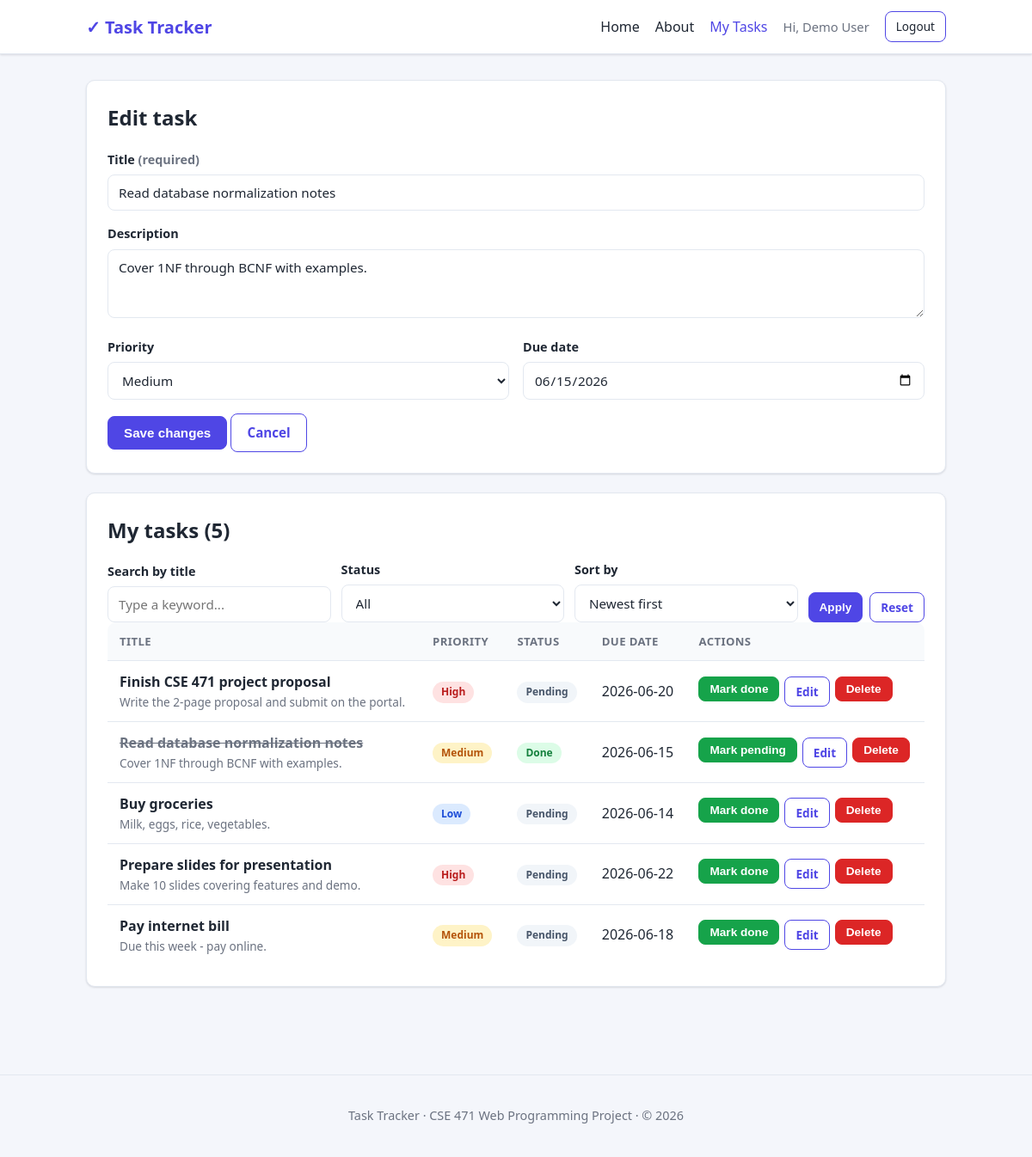
/tasks.php?edit=2 (signed in), run on the app's committed database.
### tables this page shows
CREATE TABLE `tasks` (
    `id`          INT AUTO_INCREMENT PRIMARY KEY,
    `user_id`     INT          NOT NULL,
    `title`       VARCHAR(200) NOT NULL,
    `description` TEXT         NULL,
    `priority`    ENUM('low','medium','high') NOT NULL DEFAULT 'medium',
    `status`      ENUM('pending','done')      NOT NULL DEFAULT 'pending',
    `due_date`    DATE         NULL,
    `created_at`  TIMESTAMP    NOT NULL DEFAULT CURRENT_TIMESTAMP,
    `updated_at`  TIMESTAMP    NOT NULL DEFAULT CURRENT_TIMESTAMP ON UPDATE CURRENT_TIMESTAMP,
    CONSTRAINT `fk_tasks_user`
        FOREIGN KEY (`user_id`) REFERENCES `users` (`id`)
        ON DELETE CASCADE ON UPDATE CASCADE,
    INDEX `idx_tasks_user` (`user_id`),
    INDEX `idx_tasks_status` (`status`),
    INDEX `idx_tasks_due` (`due_date`)
);

### tasks.php (the view, shortened to what this page needs)
<?php
require __DIR__ . '/config/db.php';
$uid = current_user_id();
$search = trim($_GET['q'] ?? '');
$status_filter = $_GET['status'] ?? 'all';
$sort = $_GET['sort'] ?? 'created_desc';
$sort_map = [
    'created_desc' => 'created_at DESC',
    'due_asc'      => 'due_date IS NULL, due_date ASC',
    'due_desc'     => 'due_date IS NULL, due_date DESC',
    'priority'     => "FIELD(priority,'high','medium','low')",
];
$order_by = $sort_map[$sort] ?? $sort_map['created_desc'];
$sql = 'SELECT * FROM tasks WHERE user_id = ?';
$params = [$uid];
$sql .= ' ORDER BY ' . $order_by;
$stmt = $pdo->prepare($sql);
$stmt->execute($params);
$tasks = $stmt->fetchAll();
$edit_task = null;
if (isset($_GET['edit'])) {
    $stmt = $pdo->prepare('SELECT * FROM tasks WHERE id = ? AND user_id = ?');
    $stmt->execute([(int) $_GET['edit'], $uid]);
    $edit_task = $stmt->fetch() ?: null;
}
require __DIR__ . '/includes/header.php';
function e(?string $v): string { return htmlspecialchars((string) $v, ENT_QUOTES, 'UTF-8'); }
?>
<div class="card">
    <h2 class="mt-0"><?= $edit_task ? 'Edit task' : 'Add a new task' ?></h2>
    <form method="post" action="tasks.php" data-task-form novalidate>
        <div class="form-group">
            <label for="title">Title <span class="muted">(required)</span></label>
            <input type="text" id="title" name="title" maxlength="200" required
                   value="<?= e($edit_task['title'] ?? '') ?>">
        </div>
        <div class="form-group">
            <label for="description">Description</label>
            <textarea id="description" name="description"><?= e($edit_task['description'] ?? '') ?></textarea>
        </div>
        <div class="form-grid">
            <div class="form-group">
                <label for="priority">Priority</label>
                <select id="priority" name="priority">
                    <?php
                    $cur_pri = $edit_task['priority'] ?? 'medium';
                    foreach (['low', 'medium', 'high'] as $p):
                    ?>
                        <option value="<?= $p ?>" <?= $cur_pri === $p ? 'selected' : '' ?>>
                            <?= ucfirst($p) ?>
                        </option>
                    <?php endforeach; ?>
                </select>
            </div>
            <div class="form-group">
                <label for="due_date">Due date</label>
                <input type="date" id="due_date" name="due_date"
                       value="<?= e($edit_task['due_date'] ?? '') ?>">
            </div>
        </div>
        <button type="submit" class="btn"><?= $edit_task ? 'Save changes' : 'Add task' ?></button>
        <?php if ($edit_task): ?>
            <a href="tasks.php" class="btn btn-outline">Cancel</a>
        <?php endif; ?>
    </form>
</div>
<div class="card">
    <div class="section-head">
        <h2 class="mt-0">My tasks (<?= count($tasks) ?>)</h2>
    </div>
    <form method="get" action="tasks.php" id="filterForm" class="filter-bar">
        <div class="form-group">
            <label for="q">Search by title</label>
            <input type="search" id="q" name="q" placeholder="Type a keyword..."
                   value="<?= e($search) ?>">
        </div>
        <div class="form-group">
            <label for="status">Status</label>
            <select id="status" name="status">
                <option value="all"     <?= $status_filter === 'all' ? 'selected' : '' ?>>All</option>
            </select>
        </div>
        <div class="form-group">
            <label for="sort">Sort by</label>
            <select id="sort" name="sort">
                <option value="created_desc" <?= $sort === 'created_desc' ? 'selected' : '' ?>>Newest first</option>
            </select>
        </div>
        <div class="actions">
            <button type="submit" class="btn btn-sm">Apply</button>
            <a href="tasks.php" class="btn btn-sm btn-outline">Reset</a>
        </div>
    </form>
    <?php if (!$tasks): ?>
        <p class="empty-state">No tasks found. <?= $search || $status_filter !== 'all' ? 'Try clearing the filters.' : 'Add your first task above!' ?></p>
    <?php else: ?>
        <div class="table-wrap">
            <table class="data">
                <thead>
                    <tr>
                        <th>Title</th>
                        <th>Priority</th>
                        <th>Status</th>
                        <th>Due date</th>
                        <th>Actions</th>
                    </tr>
                </thead>
                <tbody>
                    <?php foreach ($tasks as $t): ?>
                        <tr class="<?= $t['status'] === 'done' ? 'done' : '' ?>">
                            <td>
                                <span class="task-title"><strong><?= e($t['title']) ?></strong></span>
                                <?php if (!empty($t['description'])): ?>
                                    <div class="muted" style="font-size:.85rem;"><?= e($t['description']) ?></div>
                                <?php endif; ?>
                            </td>
                            <td><span class="badge badge-<?= e($t['priority']) ?>"><?= e($t['priority']) ?></span></td>
                            <td><span class="badge badge-<?= e($t['status']) ?>"><?= e($t['status']) ?></span></td>
                            <td><?= $t['due_date'] ? e($t['due_date']) : '<span class="muted">—</span>' ?></td>
                            <td>
                                <div class="row-actions">
                                    <form method="post" action="tasks.php">
                                        <button type="submit" class="btn btn-sm btn-success">
                                            <?= $t['status'] === 'done' ? 'Mark pending' : 'Mark done' ?>
                                        </button>
                                    </form>
                                    <a href="tasks.php?edit=<?= (int) $t['id'] ?>" class="btn btn-sm btn-outline">Edit</a>
                                    <form method="post" action="tasks.php"
                                          data-confirm="Delete this task? This cannot be undone.">
                                        <button type="submit" class="btn btn-sm btn-danger">Delete</button>
                                    </form>
                                </div>
                            </td>
                        </tr>
                    <?php endforeach; ?>
                </tbody>
            </table>
        </div>
    <?php endif; ?>
</div>
<?php require __DIR__ . '/includes/footer.php'; ?>

### css/style.css (style rules this page uses)
:root { --bg: #f4f6fb; --surface: #ffffff; --text: #1f2733; --muted: #6b7280; --border: #e3e8f0; --primary: #4f46e5; --primary-dark: #4338ca; --success: #16a34a; --danger: #dc2626; --danger-dark: #b91c1c; --warning: #d97706; --radius: 10px; --shadow: 0 1px 3px rgba(16, 24, 40, .08), 0 1px 2px rgba(16, 24, 40, .06); --shadow-lg: 0 10px 30px rgba(16, 24, 40, .12); }
* { box-sizing: border-box; }
body { margin: 0; font-family: "Segoe UI", Roboto, Helvetica, Arial, sans-serif; background: var(--bg); color: var(--text); line-height: 1.55; }
a { color: var(--primary); text-decoration: none; }
.card { background: var(--surface); border: 1px solid var(--border); border-radius: var(--radius); box-shadow: var(--shadow); padding: 24px; margin-bottom: 22px; }
.card h2 { margin-top: 0; }
.btn { display: inline-block; background: var(--primary); color: #fff; border: 1px solid var(--primary); padding: 10px 18px; border-radius: 8px; font-size: .95rem; font-weight: 600; cursor: pointer; transition: background .15s ease; text-decoration: none; }
.btn-sm { padding: 6px 12px; font-size: .85rem; }
.btn-outline { background: transparent; color: var(--primary); }
.btn-danger { background: var(--danger); border-color: var(--danger); }
.btn-success { background: var(--success); border-color: var(--success); }
.form-group { margin-bottom: 16px; }
label { display: block; font-weight: 600; margin-bottom: 6px; font-size: .9rem; }
input[type="text"], input[type="email"], input[type="password"], input[type="date"], input[type="search"], select, textarea { width: 100%; padding: 10px 12px; border: 1px solid var(--border); border-radius: 8px; font-size: .95rem; font-family: inherit; background: #fff; color: var(--text); }
textarea { resize: vertical; min-height: 80px; }
.table-wrap { overflow-x: auto; }
table.data { width: 100%; border-collapse: collapse; background: var(--surface); border-radius: var(--radius); overflow: hidden; }
table.data th, table.data td { padding: 12px 14px; text-align: left; border-bottom: 1px solid var(--border); vertical-align: middle; }
table.data th { background: #f8fafc; font-size: .82rem; text-transform: uppercase; letter-spacing: .03em; color: var(--muted); }
table.data tr:last-child td { border-bottom: none; }
table.data tr.done td .task-title { text-decoration: line-through; color: var(--muted); }
.badge { display: inline-block; padding: 3px 10px; border-radius: 999px; font-size: .75rem; font-weight: 700; text-transform: capitalize; }
.badge-high { background: #fee2e2; color: #b91c1c; }
.badge-medium { background: #fef3c7; color: #b45309; }
.badge-low { background: #dbeafe; color: #1d4ed8; }
.badge-pending { background: #f1f5f9; color: #475569; }
.badge-done { background: #dcfce7; color: #15803d; }
.filter-bar { display: flex; gap: 12px; flex-wrap: wrap; align-items: flex-end; }
.filter-bar .form-group { margin-bottom: 0; flex: 1 1 160px; }
.filter-bar .actions { display: flex; gap: 8px; }
.row-actions { display: flex; gap: 6px; flex-wrap: wrap; }
.row-actions form { display: inline; margin: 0; }
.section-head { display: flex; justify-content: space-between; align-items: center; flex-wrap: wrap; gap: 10px; margin-bottom: 16px; }
.section-head h2 { margin: 0; }
.muted { color: var(--muted); }
.mt-0 { margin-top: 0; }
.form-grid { display: grid; grid-template-columns: repeat(auto-fit, minmax(200px, 1fr)); gap: 16px; }

### data on the page
tasks: title "Read database normalization notes", description "Cover 1NF through BCNF with examples.", priority "Medium", due_date "06/15/2026", status "Done", due_date "2026-06-15", shows "Mark pending"
tasks: title "Finish CSE 471 project proposal", description "Write the 2-page proposal and submit on the portal.", priority "High", status "Pending", due_date "2026-06-20", shows "Mark done"
tasks: title "Buy groceries", description "Milk, eggs, rice, vegetables.", priority "Low", status "Pending", due_date "2026-06-14", shows "Mark done"
tasks: title "Prepare slides for presentation", description "Make 10 slides covering features and demo.", priority "High", status "Pending", due_date "2026-06-22", shows "Mark done"
tasks: title "Pay internet bill", description "Due this week - pay online.", priority "Medium", status "Pending", due_date "2026-06-18", shows "Mark done"

### other printed values
$display_name "Demo User"
count($tasks) "5"
